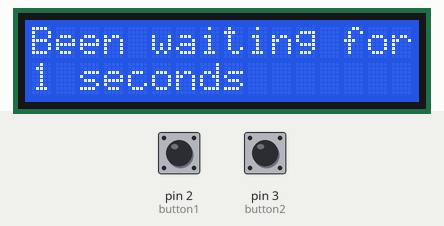
Recording of a sketch running on a simulated Arduino Uno, built with avr-gcc and run on an emulated ATmega328P. Parts: 16×2 character LCD. The test bench sets the inputs (shaded band); at power-on: pin 2 (button1) LOW, pin 3 (button2) LOW.

Above: at 1.2 s.
1.3 s: pin 2 (button1) pulled HIGH for 0.15 s
At 3.2 s:
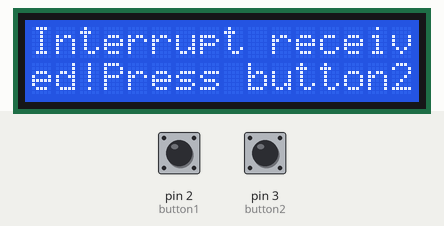
3.5 s: pin 3 (button2) pulled HIGH for 0.15 s
At 4.8 s:
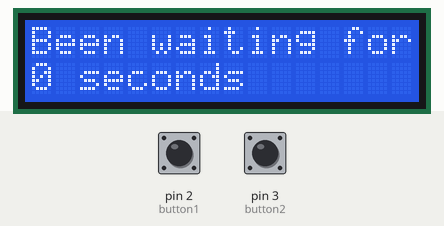
6.6 s: pin 2 (button1) pulled HIGH for 1 s
At 8.4 s:
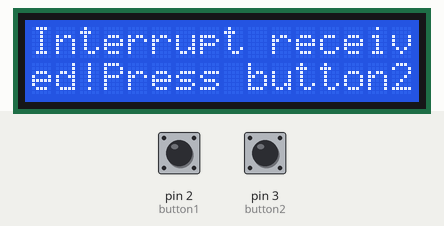
9.1 s: pin 3 (button2) pulled HIGH for 1 s
At 11.9 s:
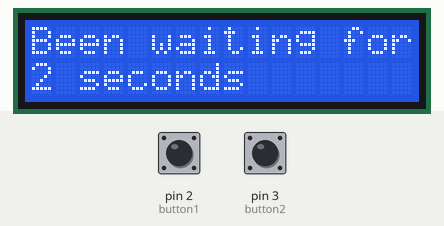
13.1 s: pin 2 (button1) pulled HIGH for 3.2 s
At 14.2 s:
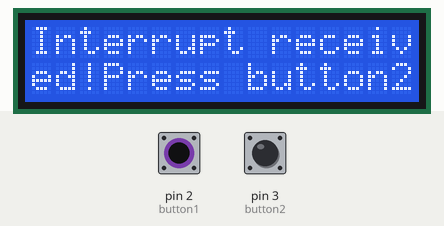
Timing chart, 0 to 16.1 s (numbered marks = the images above; inputs shaded):
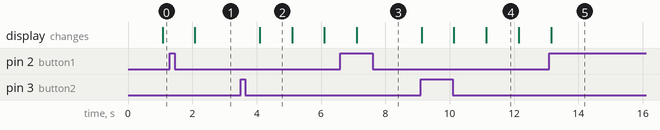

The sketch:

lab8.ino
```cpp
// include the library code:
#include <LiquidCrystal.h>
#include <TimeLib.h>
#include <Time.h>


//*************Jakub
// initialize the library by associating any needed LCD interface pin
// with the arduino pin number it is connected to
const int rs = 12, en = 11, d4 = 7, d5 = 6, d6 = 5, d7 = 4;

int validinput = 0;
LiquidCrystal lcd(rs, en, d4, d5, d6, d7);

unsigned long time;
int button1 = 2;
int button2 = 3;
int State = LOW;

int interruptbutton1;
int interruptbutton2;
int flag = 1;

void setup() {

  Serial.begin(9600);
  //intialize screen
  lcd.begin(16, 2);

  //Set cursor
  lcd.setCursor(0, 0);
  //button as inputs
  pinMode(button1, INPUT);
  pinMode(button2, INPUT);

  //button intterupt
  interruptbutton1 = digitalPinToInterrupt(button1);
  interruptbutton2 = digitalPinToInterrupt(button2);

  //interrupt action
  attachInterrupt(interruptbutton1, statetoggle1 , CHANGE);
  attachInterrupt(interruptbutton2, statetoggle2 , CHANGE);

}

void loop() {


  // put your main code here, to run repeatedly:
  if (State == LOW) {

    lcd.clear();
    lcd.print("Been waiting for");
    time = time + 1;

    if(flag)
    {
      time = 0;
      flag = 0;
    }
    lcd.setCursor(0,1);
    lcd.print(time);
    lcd.print(" seconds");
    //flag= 0;

  }
  else if(State == HIGH){

    lcd.clear();
    lcd.setCursor(0,0);
    lcd.print("Interrupt receiv");
    lcd.setCursor(0,1);
    lcd.print("ed!Press button2");
    flag = 1;
  }

  delay(1000);
}

void statetoggle1() {
  State = HIGH;
}

void statetoggle2() {
  State = LOW;
}
```

Measured:
- after the input at 1.3 s, the display: changes after 0.78 s (image 1)
- after the input at 3.5 s, the display: changes after 0.59 s (image 2)
- after the input at 6.6 s, the display: changes after 0.51 s (image 3)
- after the input at 9.1 s, the display: first changes at once (image 4 shows a later state)
- after the input at 13.1 s, the display: changes after 0.05 s (image 5)
- what the display in image 2 shows lasts 1.0 s, from 4.1 s to 5.1 s
